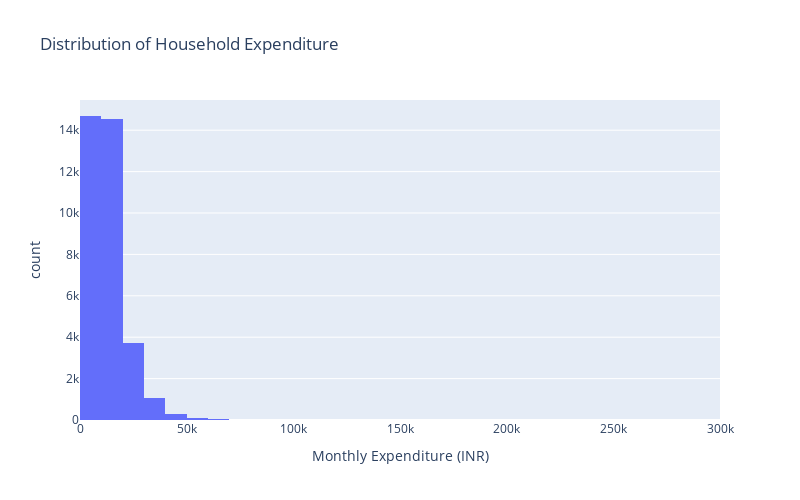

The notebook cell saved with this chart:
### Code cell
# Histogram: Expenditure distribution
fig4 = px.histogram(eda_df, x="Usual monthly consumption expenditure of the household", nbins=50,
                    title="Distribution of Household Expenditure",
                    labels={"Usual monthly consumption expenditure of the household": "Monthly Expenditure (INR)"})
fig4.update_layout(width=800, height=500)
fig4.show()

### Figure 1 — Plotly figure (JSON) as saved in the notebook; plotly's stock layout.template omitted (floating-point values rounded to 4 significant figures; data arrays with more than 128 entries replaced by an {"elided": "..."} marker saying what was removed)
{"data": [{"bingroup": "x", "hovertemplate": "Monthly Expenditure (INR)=%{x}<br>count=%{y}<extra></extra>", "legendgroup": "", "marker": {"color": "#636efa", "pattern": {"shape": ""}}, "name": "", "nbinsx": 50, "orientation": "v", "showlegend": false, "type": "histogram", "x": {"elided": "34526 int values"}, "xaxis": "x", "yaxis": "y"}], "layout": {"barmode": "relative", "height": 500, "legend": {"tracegroupgap": 0}, "title": {"text": "Distribution of Household Expenditure"}, "width": 800, "xaxis": {"anchor": "y", "domain": [0, 1], "title": {"text": "Monthly Expenditure (INR)"}}, "yaxis": {"anchor": "x", "domain": [0, 1], "title": {"text": "count"}}}}
